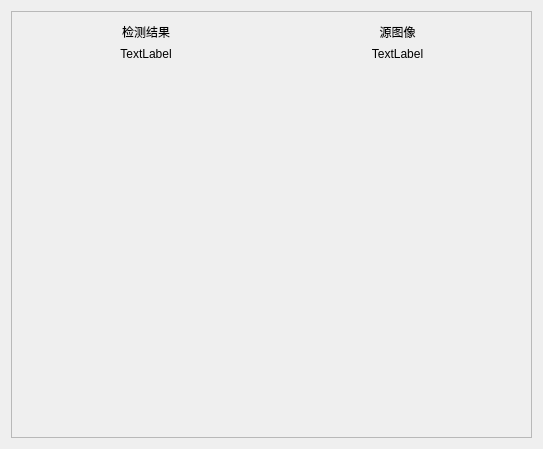
<?xml version="1.0" encoding="UTF-8"?>
<ui version="4.0">
 <class>QR_Codeclass</class>
 <widget class="QWidget" name="QR_Codeclass">
  <property name="geometry">
   <rect>
    <x>0</x>
    <y>0</y>
    <width>543</width>
    <height>449</height>
   </rect>
  </property>
  <property name="windowTitle">
   <string>QR_Codeclass</string>
  </property>
  <layout class="QGridLayout" name="gridLayout">
   <item row="0" column="0">
    <widget class="QScrollArea" name="scrollArea">
     <property name="widgetResizable">
      <bool>true</bool>
     </property>
     <widget class="QWidget" name="scrollAreaWidgetContents">
      <property name="geometry">
       <rect>
        <x>0</x>
        <y>0</y>
        <width>519</width>
        <height>425</height>
       </rect>
      </property>
      <layout class="QGridLayout" name="gridLayout_2">
       <item row="1" column="0">
        <widget class="QLabel" name="label_2">
         <property name="text">
          <string>检测结果</string>
         </property>
         <property name="alignment">
          <set>Qt::AlignCenter</set>
         </property>
        </widget>
       </item>
       <item row="4" column="0">
        <widget class="QLabel" name="label">
         <property name="text">
          <string>TextLabel</string>
         </property>
         <property name="alignment">
          <set>Qt::AlignHCenter|Qt::AlignTop</set>
         </property>
        </widget>
       </item>
       <item row="5" column="0">
        <spacer name="verticalSpacer">
         <property name="orientation">
          <enum>Qt::Vertical</enum>
         </property>
         <property name="sizeHint" stdset="0">
          <size>
           <width>20</width>
           <height>40</height>
          </size>
         </property>
        </spacer>
       </item>
       <item row="1" column="1">
        <widget class="QLabel" name="label_4">
         <property name="text">
          <string>源图像</string>
         </property>
         <property name="alignment">
          <set>Qt::AlignCenter</set>
         </property>
        </widget>
       </item>
       <item row="4" column="1">
        <widget class="QLabel" name="label_3">
         <property name="text">
          <string>TextLabel</string>
         </property>
         <property name="alignment">
          <set>Qt::AlignCenter</set>
         </property>
        </widget>
       </item>
       <item row="5" column="1">
        <spacer name="verticalSpacer_2">
         <property name="orientation">
          <enum>Qt::Vertical</enum>
         </property>
         <property name="sizeHint" stdset="0">
          <size>
           <width>20</width>
           <height>40</height>
          </size>
         </property>
        </spacer>
       </item>
      </layout>
     </widget>
    </widget>
   </item>
  </layout>
 </widget>
 <layoutdefault spacing="6" margin="11"/>
 <resources/>
 <connections/>
</ui>
